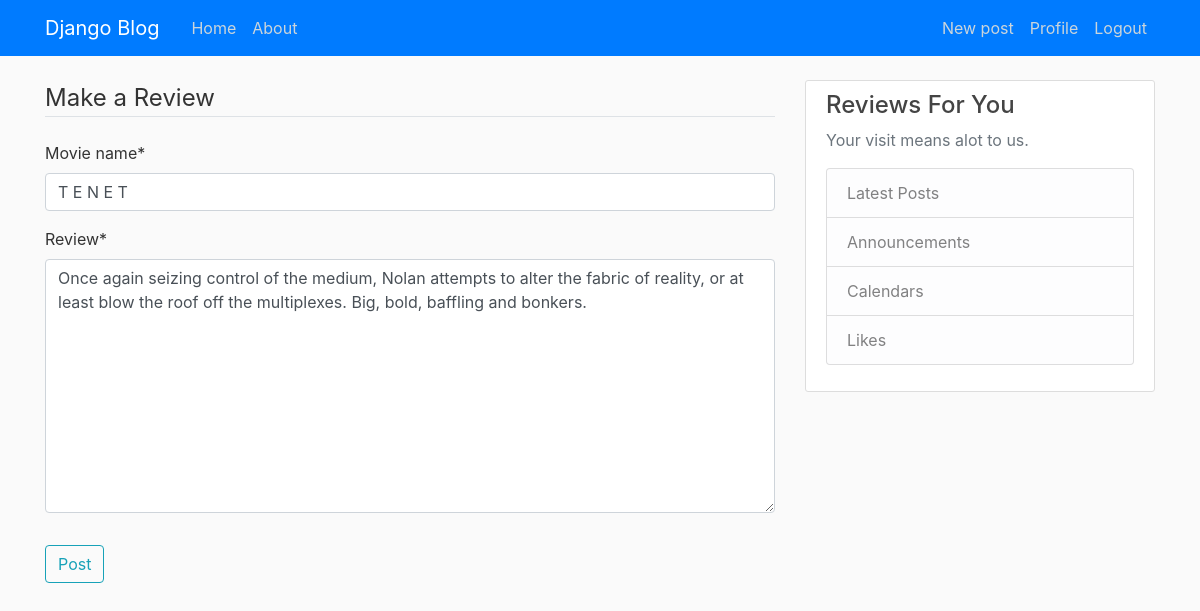
Page /post/1/update (signed in) on the committed database.
### main/models.py (models this page shows, shortened)
class Post (models.Model):
    movie_name = models.CharField(max_length = 100)
    review = models.TextField()
    date_posted = models.DateTimeField(default=timezone.now)
    author = models.ForeignKey(User, on_delete=models.CASCADE)

### main/views.py (the view, shortened to what this page needs)
# urls.py: path("post/<int:pk>/update", PostUpdateView.as_view(), name="updatepage"),
class PostUpdateView(UserPassesTestMixin, LoginRequiredMixin, UpdateView):
    model = Post
    fields = ['movie_name', 'review']
    template_name = 'main/createview.html'
    def test_func(self):
        post = self.get_object()
        if self.request.user == post.author:
            return True
        else:
            return False

### main/templates/main/createview.html (shortened to what this page needs)
{% extends "main/base.html" %}
{% load crispy_forms_tags %}
{% block content %}
    <div class="containt-section" >
        <form method="POST">
            <fieldset class="form-group">
                <legend class="border-bottom mb-4">Make a Review</legend>
                {{ form | crispy}}
            </fieldset>
            <div class="form-group">
                <button class="btn btn-outline-info" type="submit">Post</button>
            </div>
        </form>
    </div>
{% endblock content %}

### main/static/main/main.css (style rules this page uses)
body { background: #fafafa; color: #333333; margin-top: 5rem; }

### rows in the picture
Post: movie_name "T E N E T", review "Once again seizing control of the medium, Nolan attempts to alter the fabric of reality, or at least blow the roof off the multiplexes. Big, bold, baffling and bonkers."
